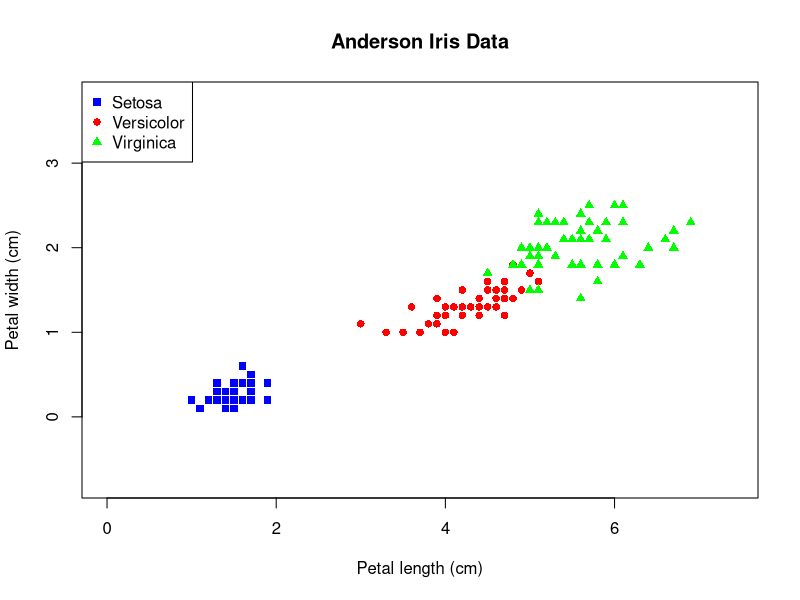

Generate this figure with R:
# step 1 - Basic Scatterplot

data(iris)

# Define colors and shapes by species
colors <- c("blue", "red", "green")[as.numeric(iris$Species)]
shapes <- c(15, 16, 17)[as.numeric(iris$Species)]  # square, circle, triangle

# Plot settings: wide figure, axes from zero, equal aspect ratio
plot(iris$Petal.Length, iris$Petal.Width,
     col=colors,
     pch=shapes,
     xlim=c(0, max(iris$Petal.Length) + 0.5),
     ylim=c(0, max(iris$Petal.Width) + 0.5),
     asp=1,  # equal unit length for x and y
     xlab="Petal length (cm)",
     ylab="Petal width (cm)",
     main="Anderson Iris Data")

# Add legend
legend("topleft", 
       legend=c("Setosa", "Versicolor", "Virginica"),
       col=c("blue", "red", "green"),
       pch=c(15, 16, 17))

